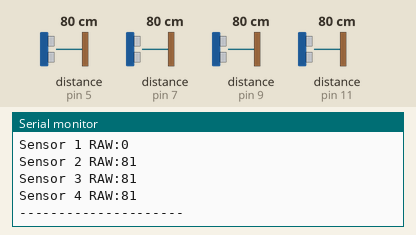
This sketch was run on a simulated Arduino Uno, built with avr-gcc and run on an emulated ATmega328P. Shown: the last lines printed to the serial monitor. Inputs (shaded band) come from the test bench; at power-on: distance to the obstacle (sensors on pin 5, pin 7, pin 9, pin 11) 80 cm. The echo pulse lasts 58.3 µs per cm.

Above: at 1.2 s.
1.3 s: distance to the obstacle (sensor on pin 5) set to 2 cm
At 1.71 s:
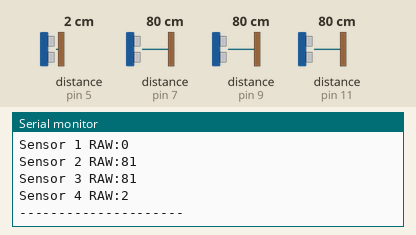
2.8 s: distance to the obstacle (sensor on pin 7) set to 2 cm
At 3.57 s:
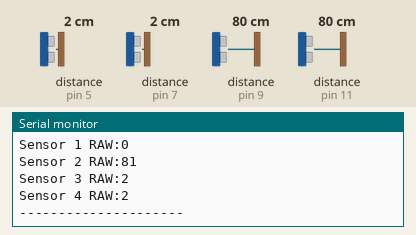
4.3 s: distance to the obstacle (sensor on pin 9) set to 2 cm
7.3 s: distance to the obstacle (sensor on pin 11) set to 250 cm
10.3 s: distance to the obstacle (sensor on pin 5) set to 18 cm
At 10.88 s:
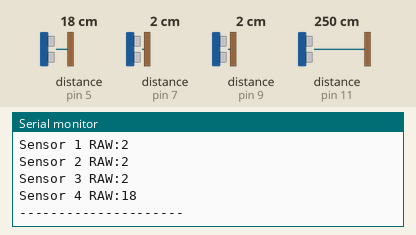
13.3 s: distance to the obstacle (sensor on pin 7) set to 60 cm
At 13.85 s:
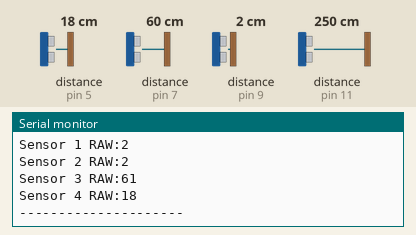
Timing chart, 0 to 16.3 s (numbered marks = the images above; inputs shaded):
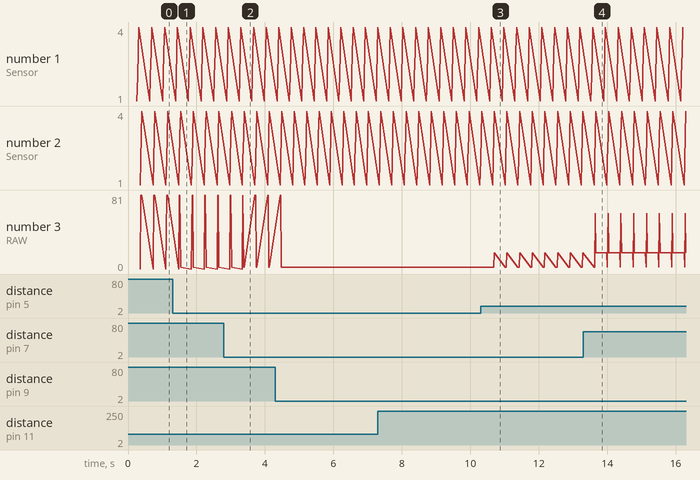

The sketch:

sensor_movingAvg.ino
```cpp
// download de library van https://github.com/AP-Elektronica-ICT/NewPing

#include <NewPing.h>

#define SONAR_NUM     4
#define MAX_DISTANCE 200
#define PING_INTERVAL 60
#define SAMPLE_LENGTH 10

uint8_t pingResults[SONAR_NUM];
uint8_t pingHistory[SONAR_NUM][SAMPLE_LENGTH];
uint8_t movingAvgResult[SONAR_NUM];

// pins volgens elek schema NewPing(trigger_pin, echo_pin, MAX_DISTANCE);
NewPing sonar[SONAR_NUM] = {
  NewPing(12, 11, MAX_DISTANCE),
  NewPing(10, 9, MAX_DISTANCE),
  NewPing(8, 7, MAX_DISTANCE),
  NewPing(6, 5, MAX_DISTANCE)
};

void setup() {
  Serial.begin(9600);
}

void loop() {
  for (byte i = 0; i < SONAR_NUM; i++) {
    pingResults[i] = sonar[i].ping_cm();
    pingHistory[i][0] = pingResults[i];

    movingAvgResult[i] = sonar[i].convert_movingAverage(pingHistory[i]);

    for (byte y = 10; y > 0; y--) {
      pingHistory[i][y] = pingHistory[i][y-1];
    }

    delay(PING_INTERVAL);
  }
  //SendData();


  // DEBUGGING, uncomment as needed
  LogAvgInSerial();
  LogRawInSerial();
  //LogHistoryInSerial();
}

void SendData() {
  // Bekijk nieuwe versie, sensor_movingAvgI2C
}

void LogAvgInSerial() {
  for (byte i = 0; i < SONAR_NUM; i++) {
    Serial.print("Sensor " + String(i+1) + " AVG:");
    Serial.println(movingAvgResult[i]);
  }
  Serial.println("---------------------");
}

void LogRawInSerial() {
  for (byte i = 0; i < SONAR_NUM; i++) {
    Serial.print("Sensor " + String(i+1) + " RAW:");
    Serial.println(pingResults[i]);
  }
  Serial.println("---------------------");
}

void LogHistoryInSerial() {
  Serial.print("Sensor 1 RAW:");
  Serial.println(pingResults[0]);
  for (byte i = 0; i < SAMPLE_LENGTH; i++) {
    Serial.print(pingHistory[0][i]);
    Serial.print(" ");
  }
  Serial.println();
  Serial.println("---------------------");
}
```

Measured:
- after the input at 1.3 s, the serial monitor: prints a new line after 0.23 s (image 1)
- after the input at 2.8 s, the serial monitor: prints a new line after 0.57 s (image 2)
- after the input at 10.3 s, the serial monitor: prints a new line after 0.40 s (image 3)
- after the input at 13.3 s, the serial monitor: prints a new line after 0.35 s (image 4)
- plotted number 3: 2 → 18 after the input at 10.3 s
